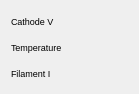
  <widget class="QWidget" name="layoutWidget">
   <property name="geometry">
    <rect>
     <x>20</x>
     <y>430</y>
     <width>126</width>
     <height>70</height>
    </rect>
   </property>
   <layout class="QGridLayout" name="kdLayout">
    <item row="0" column="0">
     <widget class="QLabel" name="cathodeLabel">
      <property name="maximumSize">
       <size>
        <width>16777215</width>
        <height>20</height>
       </size>
      </property>
      <property name="font">
       <font>
        <pointsize>7</pointsize>
        <weight>50</weight>
        <bold>false</bold>
       </font>
      </property>
      <property name="text">
       <string>Cathode V</string>
      </property>
     </widget>
    </item>
    <item row="0" column="1">
     <widget class="TaurusLabel" name="cathodeCurrent">
      <property name="minimumSize">
       <size>
        <width>60</width>
        <height>20</height>
       </size>
      </property>
     </widget>
    </item>
    <item row="1" column="0">
     <widget class="QLabel" name="temperatureLabel">
      <property name="maximumSize">
       <size>
        <width>16777215</width>
        <height>20</height>
       </size>
      </property>
      <property name="font">
       <font>
        <pointsize>7</pointsize>
       </font>
      </property>
      <property name="text">
       <string>Temperature</string>
      </property>
     </widget>
    </item>
    <item row="1" column="1">
     <widget class="TaurusLabel" name="temperatureValue">
      <property name="minimumSize">
       <size>
        <width>60</width>
        <height>20</height>
       </size>
      </property>
      <property name="suffixText">
       <string> C</string>
      </property>
     </widget>
    </item>
    <item row="2" column="0">
     <widget class="QLabel" name="filamentILabel">
      <property name="minimumSize">
       <size>
        <width>0</width>
        <height>20</height>
       </size>
      </property>
      <property name="maximumSize">
       <size>
        <width>16777215</width>
        <height>20</height>
       </size>
      </property>
      <property name="font">
       <font>
        <pointsize>7</pointsize>
       </font>
      </property>
      <property name="text">
       <string>Filament I</string>
      </property>
     </widget>
    </item>
    <item row="2" column="1">
     <widget class="TaurusLabel" name="filamentCurrent">
      <property name="minimumSize">
       <size>
        <width>60</width>
        <height>20</height>
       </size>
      </property>
      <property name="suffixText">
       <string> A</string>
      </property>
     </widget>
    </item>
   </layout>
  </widget>
